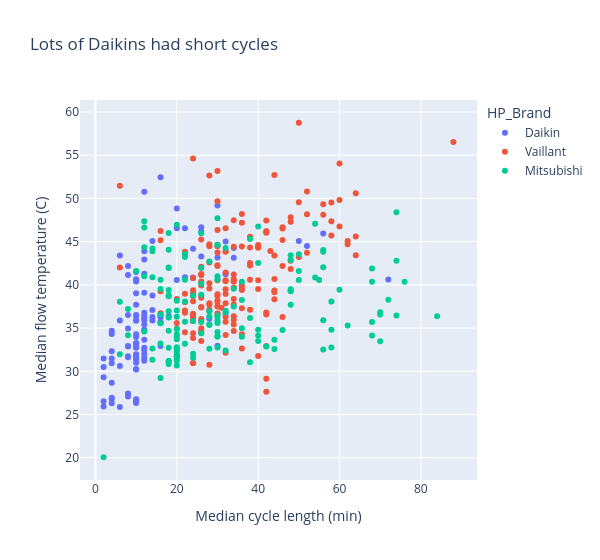

This figure's notebook cell:
### Code cell
fig = px.scatter(homes_with_features, x="median_on_duration", y="median_flow_temp", color="HP_Brand", 
                 title="Lots of Daikins had short cycles", width=600,
                 labels={
                     "median_on_duration": "Median cycle length (min)",
                     "median_flow_temp": "Median flow temperature (C)",
                 })
fig.show()

### Figure 1 — Plotly figure (JSON) as saved in the notebook; plotly's stock layout.template omitted (floating-point values rounded to 4 significant figures; data arrays with more than 128 entries replaced by an {"elided": "..."} marker saying what was removed)
{"data": [{"hovertemplate": "HP_Brand=Daikin<br>Median cycle length (min)=%{x}<br>Median flow temperature (C)=%{y}<extra></extra>", "legendgroup": "Daikin", "marker": {"color": "#636efa", "symbol": "circle"}, "mode": "markers", "name": "Daikin", "orientation": "v", "showlegend": true, "type": "scatter", "x": [4, 14, 8, 12, 10, 10, 12, 10, 12, 6, 16, 24, 22, 20, 10, 2, 8, 8, 52, 12, 56, 12, 12, 8, 6, 12, 24, 28, 10, 32, 10, 32, 8, 10, 12, 10, 10, 12, 12, 14, 2, 16, 4, 32, 10, 8, 50, 10, 4, 8, 22, 10, 12, 14, 20, 8, 8, 16, 34, 4, 12, 4, 24, 12, 26, 2, 12, 4, 16, 32, 10, 10, 12, 10, 10, 16, 10, 28, 72, 10, 30, 10, 26, 4, 4, 6, 10, 2, 14, 18, 10, 10, 24, 10, 12, 10, 34, 10, 26, 30, 16, 30, 2, 8, 20, 6, 4, 10, 12, 12, 14, 10], "xaxis": "x", "y": [28.68, 38.77, 32.89, 31.99, 31.59, 26.51, 32.73, 31.98, 36.79, 30.62, 52.46, 40.8, 40.88, 46.56, 36.51, 29.3, 34.94, 27.44, 44.5, 35.94, 45.94, 39.08, 36.13, 41.13, 35.89, 31.21, 38.97, 37, 33.97, 36.67, 33.16, 41.29, 27.09, 31.37, 34.82, 35.84, 26.33, 33.65, 35.41, 37.1, 30.5, 36.45, 26.95, 45.02, 33.25, 31.74, 45.08, 34.3, 26.78, 32.93, 46.56, 30.98, 43.89, 45.07, 48.84, 36.51, 42.17, 35.74, 44.28, 31.5, 36.39, 30.92, 44.18, 31.55, 46.66, 26.55, 34.76, 26.32, 32.93, 41.26, 30.26, 36.42, 32.46, 26.66, 41.5, 36.24, 40.65, 36.07, 40.63, 30.2, 32.96, 39.03, 46.17, 34.7, 32.33, 25.86, 32.73, 25.93, 35.88, 36.39, 32.78, 31.69, 40.84, 26.78, 50.77, 40.38, 43.14, 37.72, 43.29, 43.18, 35.58, 49.17, 31.5, 31.63, 40.55, 43.39, 34.33, 35.98, 41.29, 42.92, 36.28, 33.24], "yaxis": "y"}, {"hovertemplate": "HP_Brand=Vaillant<br>Median cycle length (min)=%{x}<br>Median flow temperature (C)=%{y}<extra></extra>", "legendgroup": "Vaillant", "marker": {"color": "#EF553B", "symbol": "circle"}, "mode": "markers", "name": "Vaillant", "orientation": "v", "showlegend": true, "type": "scatter", "x": {"elided": "171 int values"}, "xaxis": "x", "y": {"elided": "171 float values"}, "yaxis": "y"}, {"hovertemplate": "HP_Brand=Mitsubishi<br>Median cycle length (min)=%{x}<br>Median flow temperature (C)=%{y}<extra></extra>", "legendgroup": "Mitsubishi", "marker": {"color": "#00cc96", "symbol": "circle"}, "mode": "markers", "name": "Mitsubishi", "orientation": "v", "showlegend": true, "type": "scatter", "x": {"elided": "145 int values"}, "xaxis": "x", "y": {"elided": "145 float values"}, "yaxis": "y"}], "layout": {"legend": {"title": {"text": "HP_Brand"}, "tracegroupgap": 0}, "title": {"text": "Lots of Daikins had short cycles"}, "width": 600, "xaxis": {"anchor": "y", "domain": [0, 1], "title": {"text": "Median cycle length (min)"}}, "yaxis": {"anchor": "x", "domain": [0, 1], "title": {"text": "Median flow temperature (C)"}}}}
